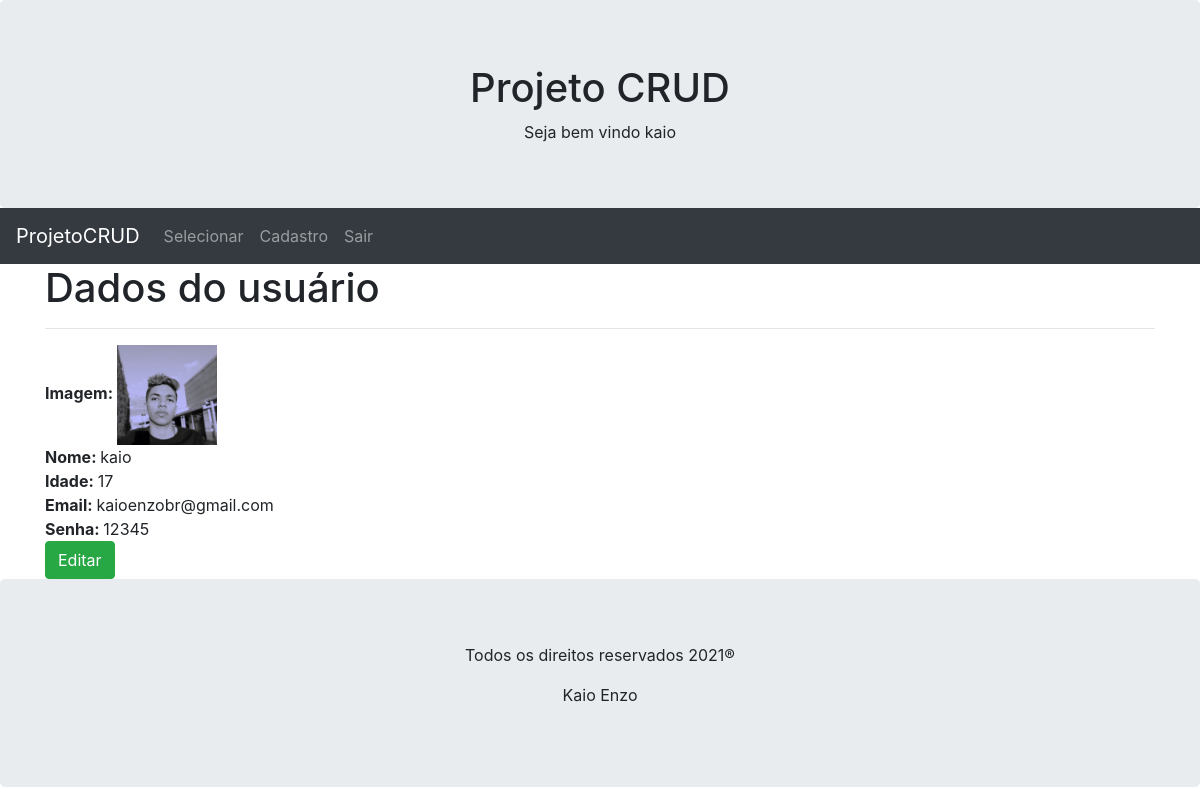
/visualizar.php?id=15 (signed in), run on the app's committed database.
### tables this page shows
CREATE TABLE `dadosuser` (
  `id` int(6) UNSIGNED NOT NULL,
  `nome` varchar(30) NOT NULL,
  `idade` int(11) NOT NULL,
  `email` varchar(100) NOT NULL,
  `senha` varchar(50) NOT NULL,
  `imagem` varchar(100) NOT NULL
);

### classes/ClassCrud.php (called while the page is built, shortened)
<?php
class ClassCrud extends ClasseBanco2 {
    private $Contador;
    private $Resultado;
    private function countParametros($Parametros) {
        $this->Contador = count($Parametros);
    }
    private function preparedStatements($Query, $Tipos, $Parametros){
        $Con = $this->conecta_DB();
        $this->Crud = $Con->prepare($Query);
        if ($this->Contador > 0){
            $CallParametros = array();
            foreach ($Parametros as $Key=> $Parametro){
                $CallParametros[$Key]=&$Parametros[$Key];
            }
        array_unshift($CallParametros, $Tipos);
        call_user_func_array(array($this->Crud, 'bind_param'), $CallParametros);
    }
    $this->Crud->execute();
    $this->Resultado = $this->Crud->get_result();
}
    public function selectDB($Campos, $Tabela, $Condicao, $Tipos, $Parametros) {
        $this->preparedStatements("select {$Campos} from {$Tabela} {$Condicao}", $Tipos, $Parametros);
        return $this->Resultado;
    }
}

### visualizar.php (the view, shortened to what this page needs)
<head>
</head>
<?php
include 'includes/header.php';
include 'classes/ClassCrud.php';
$Crud = new ClassCrud();
?>
<div class="container">
    <?php
    $IdUser = filter_input(INPUT_GET, 'id', FILTER_SANITIZE_SPECIAL_CHARS);
    $BFetch = $Crud->selectDB("*", "dadosuser", "where id=?", "i", array($IdUser));
    $Result = $BFetch->fetch_all();
        foreach ($Result as $Fetch){
            ?>
    <h1> Dados do usuário</h1>
    <hr>
    <strong>Imagem: </strong><?php echo "<img width='100px' height='100px' src='uploads/{$Fetch[5]}'>" ?><br>
    <strong>Nome: </strong><?php echo $Fetch[1];?><br>
    <strong>Idade: </strong><?php echo $Fetch[2];?><br>
    <strong>Email: </strong><?php echo $Fetch[3];?><br>
    <strong>Senha: </strong><?php echo $Fetch[4];?><br>
    <a href="<?php echo "cadastro.php?id={$Fetch[0]}";?>" type="submit" class=" btn btn-success">
                Editar    </a>
        <?php } ?>
</div>
<?php
include 'includes/footer.php'; ?>

### data on the page
dadosuser: imagem (picture), nome "kaio", idade "17", email "kaioenzobr@gmail.com", senha "12345"

### other printed values
$_SESSION['usuarioNome'] "kaio"
